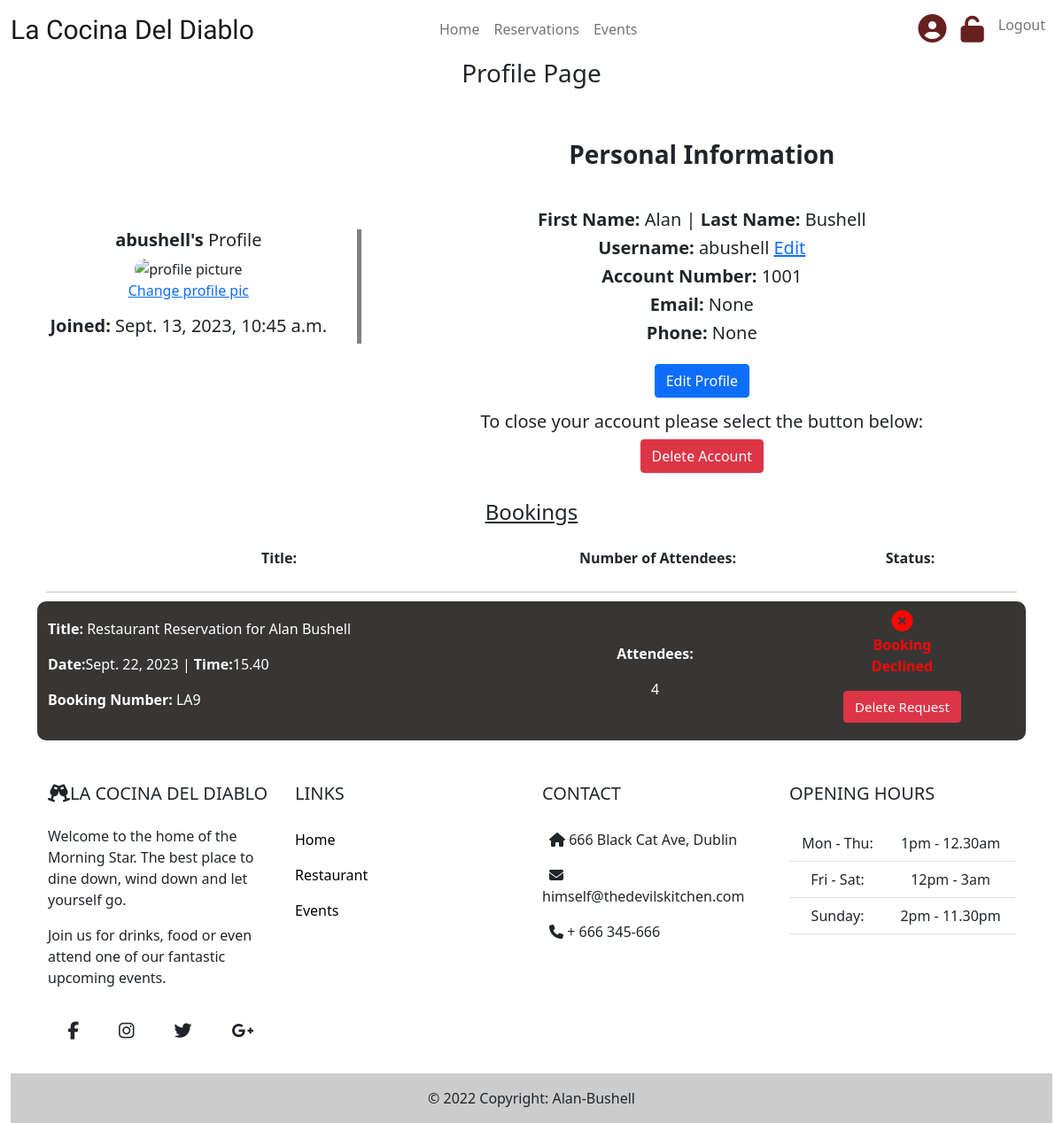
/profile/ (signed in), run on the app's committed database.
### restaurant/models.py (models this page shows, shortened)
class Customer(models.Model):
    user = models.OneToOneField(User, null=True, on_delete=models.CASCADE)
    first_name = models.CharField(max_length=40, null=True, blank=True)
    last_name = models.CharField(max_length=100, null=True, blank=True)
    email = models.EmailField(null=True, blank=True)
    contact_phone = models.CharField(max_length=15, null=True, blank=True)
    profile_image = CloudinaryField('image', default='placeholder')

class Booking(models.Model):
    email = models.EmailField()
    contact_phone = models.CharField(max_length=15, null=False, blank=False)
    booking_date = models.DateField(null=False, blank=False)
    booking_time = models.CharField(null=False, blank=False, max_length=5)
    number_of_attendees = models.IntegerField(default=2, blank=False)
    booking_status = models.IntegerField(choices=BOOKING_STATUS, default=0)
    customer = models.ForeignKey('Customer', null=True, on_delete=models.CASCADE)

### restaurant/views.py (the view)
# urls.py: path('profile/', views.profile, name='profile'),
def profile(request):
    bookings = Booking.objects.all()
    return render(request, "profile.html",
                  {'bookings': bookings})

### templates/profile.html (shortened to what this page needs)
{% extends "base.html" %}
{% block content %}
{% if user.is_authenticated %}
<h3 class="profile-heading">Profile Page</h2>
<div class="container profile-page">
    <div class="row">
      <div class="col-sm-12 col-md-4 text-center image-col">
        <h5><strong>{{ user.username}}'s</strong> Profile</h5>
        {% if "placeholder" in user.customer.profile_image %}
            <img src="https://cdn.pixabay.com/photo/2014/11/14/13/29/evil-530640_960_720.jpg" alt="profile picture" class="profile-image">
        {% else %}
            <img src="{{ user.customer.profile_image.url }}" alt="profile picture"  class="profile-image">
        {% endif %}
        <p><a href="{% url 'edit_image' user.id %}" aria-label="change image">Change profile pic</a></p>
        <h5 class="text-center"><strong>Joined:</strong> {{ user.date_joined }}</h5>
      </div>
        <div class="col-sm-12 col-md-8 personal-information">
            <h3 class="heading-space"><strong>Personal Information</strong></h3>
            <h5><strong>First Name:</strong> {{ user.customer.first_name }} | <strong>Last Name:</strong> {{ user.customer.last_name }}</h5>
            <h5><strong>Username:</strong> {{ user.username }} <a href="{% url 'edit_username' user.id %}" aria-label="change username">Edit</a></h5>
            <h5><strong>Account Number:</strong> 100{{ user.id }}</h5>
            <h5><strong>Email:</strong> {{ user.customer.email }}</h5>
            <h5><strong>Phone:</strong> {{user.customer.contact_phone}}</h5>
            <a href="{% url 'edit_profile' user.id %}" aria-label="change personal information" class="btn btn-primary text-center edit-profile-link">Edit Profile</a>
            <h5 class="text-center">To close your account please select the button below:</h5>
            <button type="button" class="btn btn-danger" aria-label="delete account" data-bs-toggle="modal" data-bs-target="#closeAccountModal">
                Delete Account
            </button>
        </div>
    </div>
</div>
<div class="container profile-booking">
    <div class="row">
        <div class="col-sm-12 personal-information">
            <h4 class="underline bookings-heading">Bookings</h4>
        </div>
    </div>
    <div class="row mobile-hidden">
        <div class="col-sm-6 text-center">
            <p><strong>Title:</strong></p>
        </div>
        <div class="col-sm-3 text-center">
            <p><strong>Number of Attendees:</strong></p>
        </div>
        <div class="col-sm-3 text-center">
            <p><strong>Status:</strong></p>
        </div>
    </div>
    {% for booking in bookings %}
        {% if user.customer.id == booking.customer.id %}
            <hr>
            <div class="row {% if forloop.counter0|divisibleby:2 %} reservation {% else %} alternate-reservation {% endif %}">
                <div class="col-sm-6 details-col">
                    <p><strong>Title:</strong> Restaurant Reservation for {{booking.customer.first_name }} {{booking.customer.last_name}}</p>
                    <p><strong>Date:</strong>{{ booking.booking_date }} | <strong>Time:</strong>{{booking.booking_time}}</p>
                    <p><strong>Booking Number:</strong> LA{{ booking.id }}</p>
                </div>
                <div class="col-sm-3 text-center">
                    <p class="attendees"><strong>Attendees: </strong></p>{{ booking.number_of_attendees }}
                </div>
                    {% if booking.booking_status == 0 %}
                        <div class="col-sm-3 text-center awaiting-confirmation">
                            <p><strong><i class="fa-solid fa-circle-exclamation"></i><br>Awaiting<br>Confirmation</strong></p>
                            <span><a href="{% url 'edit_booking' booking.id %}" class="edit-button" aria-label="edit booking">Edit</a></span>
                            <span><a href="{% url 'delete_booking' booking.id %}" class="cancel-booking-link btn btn-danger" role="button" aria-label="cancel booking">Cancel Request</a></span>
                        </div>
                    {% else %}
                    <div class="col-sm-3 text-center booking-declined">
                        <p><strong><i class="fa-solid fa-circle-xmark"></i></i><br>Booking<br>Declined</strong></p>
                        <span><a href="{% url 'delete_booking' booking.id %}" class="cancel-booking-link btn btn-danger" role="button" aria-label="delete booking">Delete Request</a></span>
                    </div>
                    {% endif %}
            </div>
            {% endif %}
    {% endfor %}
</div>
{% else %}
<h3 class="text-center">Please login or sign up to an account to be able to see your Profile Page</h3>
{% endif %}
{%endblock%}

### static/css/style.css (style rules this page uses)
body { display: flex; flex-direction: row; }
.profile-heading { text-align: center; }
.profile-page { height: fit-content; width: 100%; padding: 5px; }
.personal-information { text-align: center; margin: 0 auto; padding: 0; }
.profile-image { max-height: 300px; width: 300px; border-radius: 20px; }
.image-col { border-right: solid grey 5px; }
hr { margin: 10px; }
.text-center { align-self: center; text-align: center; }
.reservation { background-color: rgba(34, 33, 32, 0.9); color: white; border-radius: 10px; margin: 0; }
.underline { text-decoration: underline; }
.bookings-heading { margin: 25px; }
.profile-booking { border-top: 0; }
.details-col { margin: auto; }
.booking-declined { color: #ff0505; margin: 10px 0; }
.fa-circle-xmark { font-size: 24px; }
.cancel-booking-link { text-decoration: none; color: white; font-weight: 500; font-size: 15px; margin-bottom: 10px; }
.btn-primary { margin-top: 15px; text-align: center; margin-bottom: 15px; }
.heading-space { margin: 45px 0; }

### data on the page
Booking: customer.first_name "Alan", customer.last_name "Bushell", booking_date "Sept. 22, 2023", booking_time "15.40", id "9", number_of_attendees "4", booking_status "Booking"

### other printed values
{{ user.username }} "abushell"
{{ user.date_joined }} "Sept. 13, 2023, 10:45 a.m."
{{ user.customer.first_name }} "Alan"
{{ user.customer.last_name }} "Bushell"
{{ user.id }} "1"
{{ user.customer.email }} "None"
{{ user.customer.contact_phone }} "None"
